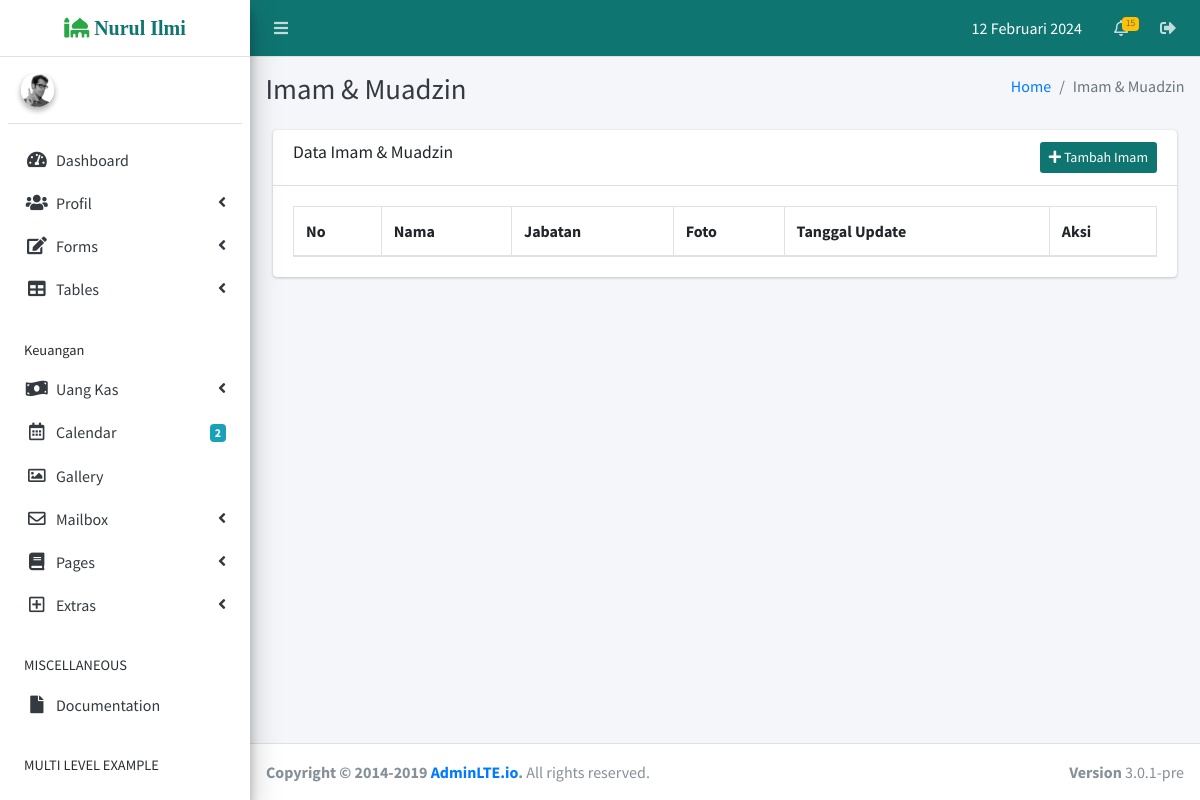
/index.php/admin/imam, run on an earlier commit of the app's database.
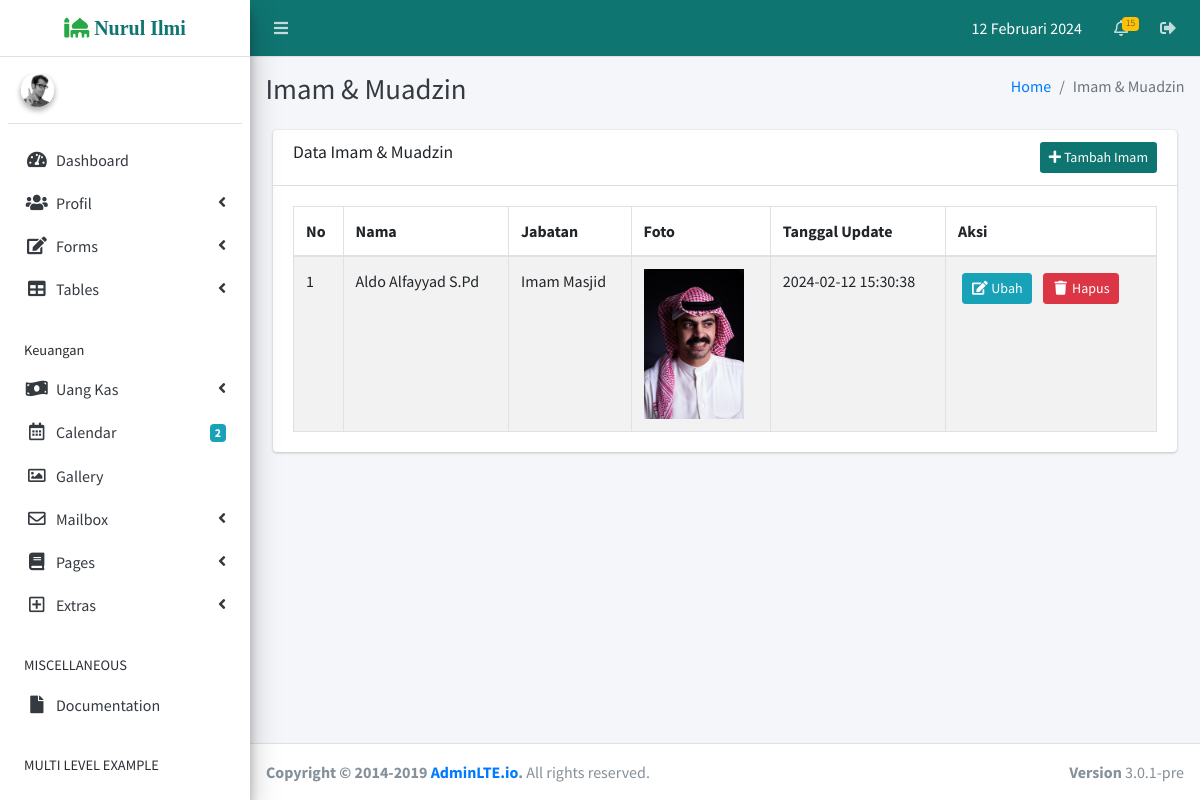
And on a later commit of the database.
### tables this page shows
CREATE TABLE `tbl_imam` (
  `id_imam` int(11) NOT NULL,
  `nama` varchar(100) NOT NULL,
  `jabatan` varchar(100) NOT NULL,
  `foto` text NOT NULL,
  `link1` text NOT NULL,
  `link2` text NOT NULL,
  `link3` text NOT NULL,
  `tanggal` timestamp NOT NULL DEFAULT current_timestamp()
);

### application/libraries/Template.php (called while the page is built, shortened)
<?php
class Template {
    var $template_data = array();
    function set($name, $value)
    {
        $this->template_data[$name] = $value;
    }
    function load($template = '', $view = '' , $view_data = array(), $return = FALSE)
    {
        $this->CI =& get_instance();
        $this->set('contents', $this->CI->load->view($view, $view_data, TRUE));
        return $this->CI->load->view($template, $this->template_data, $return);
    }
}

### application/controllers/admin/Imam.php (called while the page is built, shortened)
<?php
class Imam extends CI_Controller {
	public function index()
	{
        $data = [
            'judul' => 'Imam & Muadzin',
            'title' => 'Imam & Muadzin - Masjid Nurul Ilmi',
            'menu'  => 'imam',
            'data_imam' => $this->imam->getDataImam()
        ];
		$this->template->load('v_template_admin', 'admin/imam/v_imam', $data);
	}
}

### index.php (called while the page is built, shortened)
<?php
require_once BASEPATH.'core/CodeIgniter.php';

### application/models/Imam_model.php (called while the page is built, shortened)
<?php
class Imam_model extends CI_Model {
	var $table = 'tbl_imam';
    public function getDataImam()
	{
		return $this->db->get($this->table)->result_array();
	}
}

### application/views/admin/imam/v_imam.php (the view, shortened to what this page needs)
<div class="content-header">
    <div class="container-fluid">
        <div class="row mb-2">
            <div class="col-sm-6">
                <h1 class="m-0 text-dark"><?= $judul; ?></h1>
            </div>
            <div class="col-sm-6">
                <ol class="breadcrumb float-sm-right">
                    <li class="breadcrumb-item"><a href="#">Home</a></li>
                    <li class="breadcrumb-item active"><?= $judul; ?></li>
                </ol>
            </div>
        </div>
    </div>
</div>
<section class="content">
    <div class="container-fluid">
        <div class="col-12">
            <div class="card">
                <div class="card-header">
                    <h3 class="card-title">Data Imam & Muadzin</h3>
                    <div class="d-flex justify-content-end">
                        <a href="<?= base_url('admin/imam/tambah') ?>" class="btn btn-green btn-sm"><i
                                class="fas fa-plus"></i> Tambah Imam</a>
                    </div>
                </div>
                <div class="card-body">
                    <table id="imam" class="table table-bordered table-striped">
                        <thead>
                            <tr>
                                <th>No</th>
                                <th>Nama</th>
                                <th>Jabatan</th>
                                <th>Foto</th>
                                <th>Tanggal Update</th>
                                <th>Aksi</th>
                            </tr>
                        </thead>
                        <tbody>
                            <?php $no = 1; ?>
                            <?php foreach ($data_imam as $imam) : ?>
                            <tr>
                                <td><?= $no++; ?></td>
                                <td><?= $imam['nama'] ?></td>
                                <td><?= $imam['jabatan'] ?></td>
                                <td>
                                    <a href="<?= base_url('upload/imam/' . $imam['foto']) ?>" target="_blank">
                                        <img src="<?= base_url('upload/imam/' . $imam['foto']) ?>" width="100"
                                            alt=""></a>
                                </td>
                                <td><?= $imam['tanggal'] ?></td>
                                <td>
                                    <a href="<?= base_url('admin/imam/edit/'). $imam['id_imam'] ?>"
                                        class="m-1 btn btn-info btn-sm"><i class="fas fa-fw fa-edit"></i>
                                        Ubah</a>
                                    <a href="" data-toggle="modal" data-target="#hapus_imam<?= $imam['id_imam'] ?>"
                                        class="btn-delete m-1 btn btn-danger btn-sm"
                                        data-text="<?= $imam['nama']; ?>"><i class="fas fa-fw fa-trash"></i>
                                        Hapus</a>
                                </td>
                            </tr>
                            <?php endforeach ?>
                        </tbody>
                    </table>
                </div>
            </div>
        </div>
    </div>
</section>

### application/views/v_template_admin.php (shortened to what this page needs)
<!DOCTYPE html>
<html>
<head>
    <link rel="stylesheet" href="<?= base_url('assets/') ?>plugins/fontawesome-free/css/all.min.css">
    <link rel="stylesheet" href="https://code.ionicframework.com/ionicons/2.0.1/css/ionicons.min.css">
    <link rel="stylesheet"
        href="<?= base_url('assets/') ?>plugins/tempusdominus-bootstrap-4/css/tempusdominus-bootstrap-4.min.css">
    <link rel="stylesheet" href="<?= base_url('assets/') ?>plugins/icheck-bootstrap/icheck-bootstrap.min.css">
    <link rel="stylesheet" href="<?= base_url('assets/') ?>plugins/jqvmap/jqvmap.min.css">
    <link rel="stylesheet" href="<?= base_url('assets/') ?>plugins/datatables-bs4/css/dataTables.bootstrap4.css">
    <link rel="stylesheet" href="<?= base_url('assets/') ?>dist/css/adminlte.min.css">
    <link rel="stylesheet" href="<?= base_url('assets/') ?>plugins/overlayScrollbars/css/OverlayScrollbars.min.css">
    <link rel="stylesheet" href="<?= base_url('assets/') ?>plugins/daterangepicker/daterangepicker.css">
    <link rel="stylesheet" href="<?= base_url('assets/') ?>plugins/summernote/summernote-bs4.css">
</head>
<body class="hold-transition sidebar-mini layout-fixed">
    <div class="wrapper">
        <nav class="main-header navbar navbar-expand navbar-dark navbar-light" style="background-color: #0F7571;">
            <ul class="navbar-nav">
                <li class="nav-item">
                    <a class="nav-link" data-widget="pushmenu" href="#"><i class="fas fa-bars"></i></a>
                </li>
            </ul>
            <ul class="navbar-nav ml-auto">
                <div class="date mr-3 mt-2">
                </div>
                <li class="nav-item dropdown">
                    <a class="nav-link" data-toggle="dropdown" href="#">
                        <i class="far fa-bell"></i>
                        <span class="badge badge-warning navbar-badge">15</span>
                    </a>
                </li>
                <li class="nav-item">
                    <a class="nav-link" id="logout" href="#">
                        <i class="fas fa-sign-out-alt"></i>
                    </a>
                </li>
            </ul>
        </nav>
        <aside class="main-sidebar sidebar-light-green elevation-4">
            <a href="index3.html" class="brand-link text-center">
                <i class="fas fa-mosque text-green fa-1x"> <b style="color: #0F7571">Nurul Ilmi</b></i>
            </a>
            <div class="sidebar">
                <div class="user-panel mt-3 pb-3 mb-3 d-flex">
                    <div class="image">
                        <img src="<?= base_url('assets/') ?>dist/img/user2-160x160.jpg" class="img-circle elevation-2"
                            alt="User Image">
                    </div>
                    <div class="info">
                    </div>
                </div>
                <nav class="mt-2">
                    <ul class="nav nav-pills nav-sidebar flex-column" data-widget="treeview" role="menu"
                        data-accordion="false">
                        <li class="nav-item">
                            <a href="<?= base_url('admin/dashboard') ?>"
                                class="nav-link <?= $menu == 'dashboard' ? 'active' : '' ?>">
                                <i class="nav-icon fas fa-tachometer-alt"></i>
                                <p>
                                    Dashboard
                                </p>
                            </a>
                        </li>
                        <li class="nav-item <?= $menu == 'profil' ? 'has-treeview' : '' ?>">
                            <a href="#" class="nav-link <?= $menu == 'profil' ? 'active' : '' ?>">
                                <i class="nav-icon fas fa-users"></i>
                                <p>
                                    Profil
                                    <i class="fas fa-angle-left right"></i>
                                </p>
                            </a>
                        </li>
                        <li class="nav-item has-treeview">
                            <a href="#" class="nav-link">
                                <i class="nav-icon fas fa-edit"></i>
                                <p>
                                    Forms
                                    <i class="fas fa-angle-left right"></i>
                                </p>
                            </a>
                        </li>
                        <li class="nav-item has-treeview">
                            <a href="#" class="nav-link">
                                <i class="nav-icon fas fa-table"></i>
                                <p>
                                    Tables
                                    <i class="fas fa-angle-left right"></i>
                                </p>
                            </a>
                        </li>
                        <li class="nav-header">Keuangan</li>
                        <li class="nav-item <?= $menu == 'uang-kas' ? 'has-treeview' : '' ?>">
                            <a href="#" class="nav-link <?= $menu == 'uang-kas' ? 'active' : '' ?>">
                                <i class="nav-icon fas fa-money-bill-wave"></i>
                                <p>
                                    Uang Kas
                                    <i class="right fas fa-angle-left"></i>
                                </p>
                            </a>
                        </li>
                        <li class="nav-item">
                            <a href="pages/calendar.html" class="nav-link">
                                <i class="nav-icon far fa-calendar-alt"></i>
                                <p>
                                    Calendar
                                    <span class="badge badge-info right">2</span>
                                </p>
                            </a>
                        </li>
                        <li class="nav-item">
                            <a href="pages/gallery.html" class="nav-link">
                                <i class="nav-icon far fa-image"></i>
                                <p>
                                    Gallery
                                </p>
                            </a>
                        </li>
                        <li class="nav-item has-treeview">
                            <a href="#" class="nav-link">
                                <i class="nav-icon far fa-envelope"></i>
                                <p>
                                    Mailbox
                                    <i class="fas fa-angle-left right"></i>
                                </p>
                            </a>
                        </li>
                        <li class="nav-item has-treeview">
                            <a href="#" class="nav-link">
                                <i class="nav-icon fas fa-book"></i>
                                <p>
                                    Pages
                                    <i class="fas fa-angle-left right"></i>
                                </p>
                            </a>
                        </li>
                        <li class="nav-item has-treeview">
                            <a href="#" class="nav-link">
                                <i class="nav-icon far fa-plus-square"></i>
                                <p>
                                    Extras
                                    <i class="fas fa-angle-left right"></i>
                                </p>
                            </a>
                        </li>
                        <li class="nav-header">MISCELLANEOUS</li>
                        <li class="nav-item">
                            <a href="https://adminlte.io/docs/3.0" class="nav-link">
                                <i class="nav-icon fas fa-file"></i>
                                <p>Documentation</p>
                            </a>
                        </li>
                        <li class="nav-header">MULTI LEVEL EXAMPLE</li>
                        <li class="nav-item">
                            <a href="#" class="nav-link">
                            </a>
                        </li>
                    </ul>
                </nav>
            </div>
        </aside>
        <div class="content-wrapper">
            <?= $contents ?>
        </div>
        <footer class="main-footer">
            <strong>Copyright &copy; 2014-2019 <a href="http://adminlte.io">AdminLTE.io</a>.</strong>
            All rights reserved.
            <div class="float-right d-none d-sm-inline-block">
                <b>Version</b> 3.0.1-pre
            </div>
        </footer>
    </div>
</body>
</html>

### application/views/v_template_admin.php (style rules this page uses)
.date { color: #fff; }

### application/views/admin/imam/v_imam.php (style rules this page uses)
.btn-green { background-color: #0F7571; color: #fff; }

What changed in the data, as far as the page shows it:
added tbl_imam: nama "Aldo Alfayyad S.Pd", jabatan "Imam Masjid", foto (picture), tanggal "2024-02-12 15:30:38"
